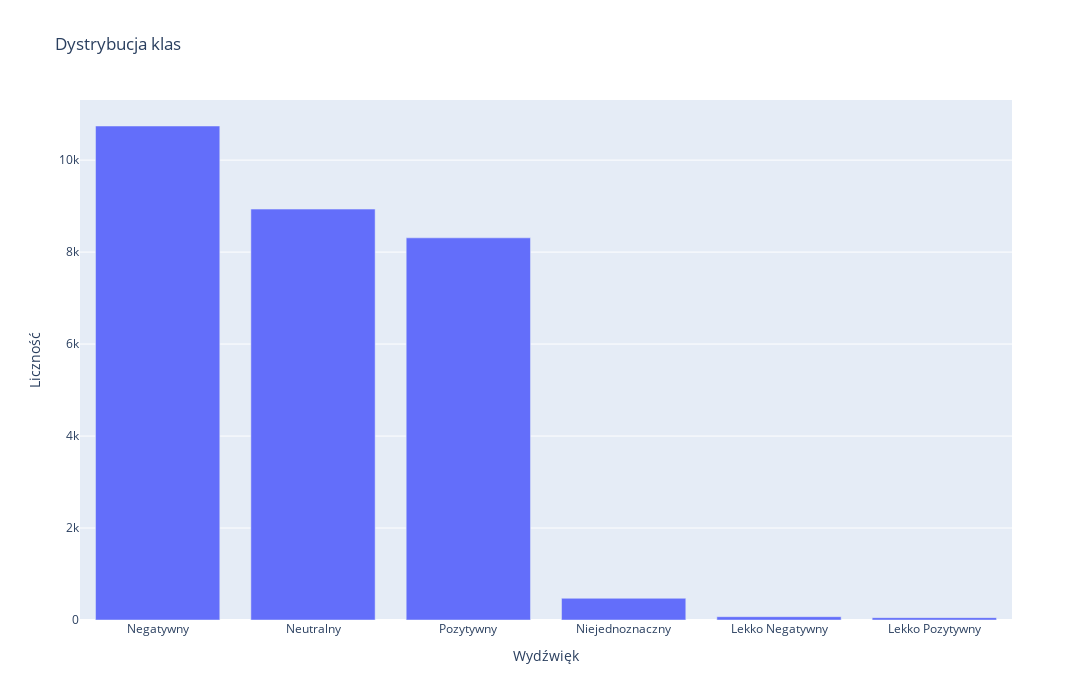

Source (notebook cell):
### Markdown cell above
## Dystrybucja klas

### Code cell
fig = train_df['label'].value_counts().plot(kind='bar', title='Dystrybucja klas', labels={'index': 'Wydźwięk', 'value': 'Liczność'})
fig.update_layout(showlegend=False, width=1200, height=700)
fig.show()

### Figure 1 — Plotly figure (JSON) as saved in the notebook; plotly's stock layout.template omitted (floating-point values rounded to 4 significant figures)
{"data": [{"alignmentgroup": "True", "hovertemplate": "variable=label<br>Wydźwięk=%{x}<br>Liczność=%{y}<extra></extra>", "legendgroup": "label", "marker": {"color": "#636efa", "pattern": {"shape": ""}}, "name": "label", "offsetgroup": "label", "orientation": "v", "showlegend": true, "textposition": "auto", "type": "bar", "x": ["Negatywny", "Neutralny", "Pozytywny", "Niejednoznaczny", "Lekko Negatywny", "Lekko Pozytywny"], "xaxis": "x", "y": [10742, 8935, 8310, 472, 72, 51], "yaxis": "y"}], "layout": {"barmode": "relative", "height": 700, "legend": {"title": {"text": "variable"}, "tracegroupgap": 0}, "showlegend": false, "title": {"text": "Dystrybucja klas"}, "width": 1200, "xaxis": {"anchor": "y", "domain": [0, 1], "title": {"text": "Wydźwięk"}}, "yaxis": {"anchor": "x", "domain": [0, 1], "title": {"text": "Liczność"}}}}
